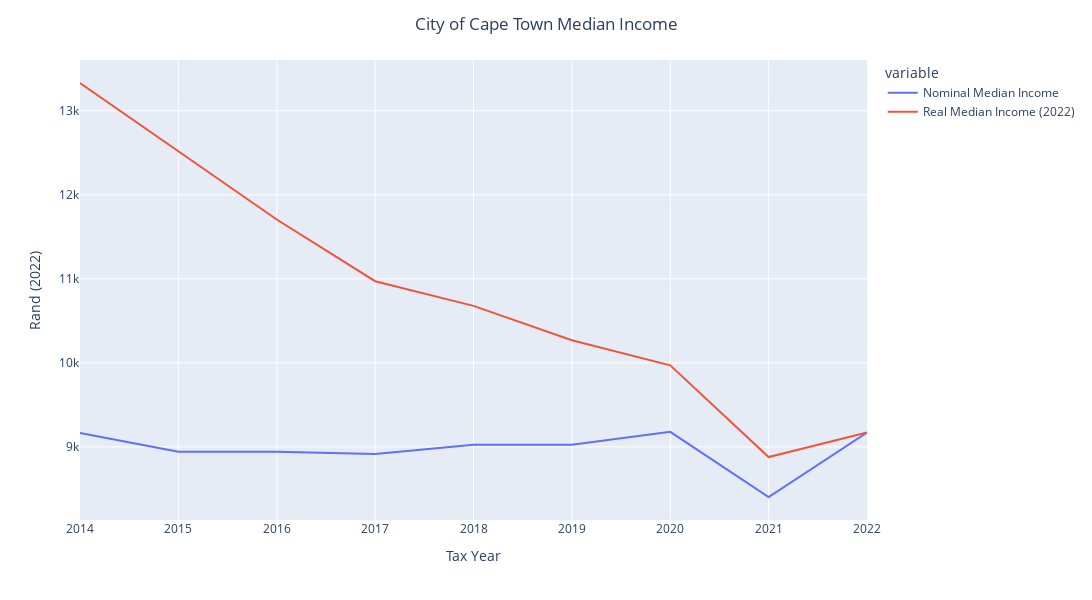

The notebook cell this image was saved under:
### Code cell
df = pd.read_csv('cptData/Municipal_MedianIncome.csv')
# df.FTE = df.FTE.str.replace("<10","0").astype('float')
df.dropna(inplace=True)
df.set_index('TaxYear',inplace=True)
df = df[['FTE','MedianIncome']]

df.columns = ['FTE','Nominal Median Income']
df["CPI"]=[69.3,72.0,77.,81.9,85.2,88.6,92.8,95.4,100.8]
df['CPI'] = df['CPI'] / df['CPI'].iloc[-1]
df['Real Median Income (2022)'] = df['Nominal Median Income'] / df['CPI']
fig = px.line(df[['Nominal Median Income','Real Median Income (2022)']])
fig.update_layout(title='City of Cape Town Median Income',
                  title_x=0.5,
                  height=600,
                  width=1200)
fig.update_xaxes(title_text='Tax Year')
fig.update_yaxes(title_text='Rand (2022)')

### Figure 1 — Plotly figure (JSON) as saved in the notebook; plotly's stock layout.template omitted (floating-point values rounded to 4 significant figures)
{"data": [{"hovertemplate": "variable=Nominal Median Income<br>TaxYear=%{x}<br>value=%{y}<extra></extra>", "legendgroup": "Nominal Median Income", "line": {"color": "#636efa", "dash": "solid"}, "marker": {"symbol": "circle"}, "mode": "lines", "name": "Nominal Median Income", "orientation": "v", "showlegend": true, "type": "scatter", "x": [2014, 2015, 2016, 2017, 2018, 2019, 2020, 2021, 2022], "xaxis": "x", "y": [9165.0, 8941.0, 8942.0, 8914.0, 9025.0, 9026.0, 9179.0, 8403.0, 9171], "yaxis": "y"}, {"hovertemplate": "variable=Real Median Income (2022)<br>TaxYear=%{x}<br>value=%{y}<extra></extra>", "legendgroup": "Real Median Income (2022)", "line": {"color": "#EF553B", "dash": "solid"}, "marker": {"symbol": "circle"}, "mode": "lines", "name": "Real Median Income (2022)", "orientation": "v", "showlegend": true, "type": "scatter", "x": [2014, 2015, 2016, 2017, 2018, 2019, 2020, 2021, 2022], "xaxis": "x", "y": [13330.0, 12520.0, 11710.0, 10970.0, 10680.0, 10270.0, 9970.0, 8879.0, 9171], "yaxis": "y"}], "layout": {"height": 600, "legend": {"title": {"text": "variable"}, "tracegroupgap": 0}, "margin": {"t": 60}, "title": {"text": "City of Cape Town Median Income", "x": 0.5}, "width": 1200, "xaxis": {"anchor": "y", "domain": [0, 1], "title": {"text": "Tax Year"}}, "yaxis": {"anchor": "x", "domain": [0, 1], "title": {"text": "Rand (2022)"}}}}
